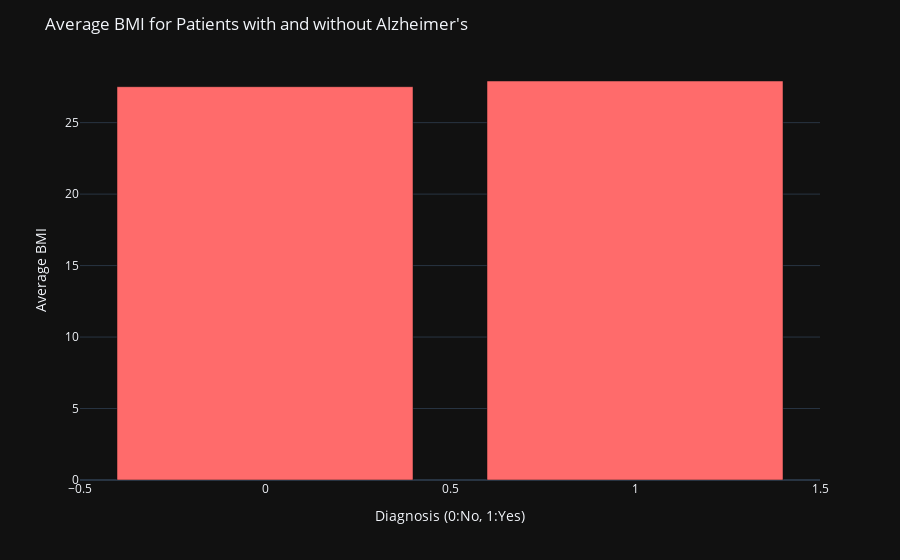

Notebook cell for this chart:
### Code cell
fig = px.bar(avg_bmi, x='Diagnosis', y='BMI', labels={'Diagnosis':'Diagnosis (0:No, 1:Yes)', 'BMI':'Average BMI'}, template="plotly_dark", color_discrete_sequence=['#FF6B6B'])
fig.update_layout(title="Average BMI for Patients with and without Alzheimer's")
fig.show()

### Figure 1 — Plotly figure (JSON) as saved in the notebook; plotly's stock layout.template omitted (floating-point values rounded to 4 significant figures)
{"data": [{"alignmentgroup": "True", "hovertemplate": "Diagnosis (0:No, 1:Yes)=%{x}<br>Average BMI=%{y}<extra></extra>", "legendgroup": "", "marker": {"color": "#FF6B6B", "pattern": {"shape": ""}}, "name": "", "offsetgroup": "", "orientation": "v", "showlegend": false, "textposition": "auto", "type": "bar", "x": [0, 1], "xaxis": "x", "y": [27.52, 27.91], "yaxis": "y"}], "layout": {"barmode": "relative", "legend": {"tracegroupgap": 0}, "margin": {"t": 60}, "title": {"text": "Average BMI for Patients with and without Alzheimer's"}, "xaxis": {"anchor": "y", "domain": [0, 1], "title": {"text": "Diagnosis (0:No, 1:Yes)"}}, "yaxis": {"anchor": "x", "domain": [0, 1], "title": {"text": "Average BMI"}}}}
